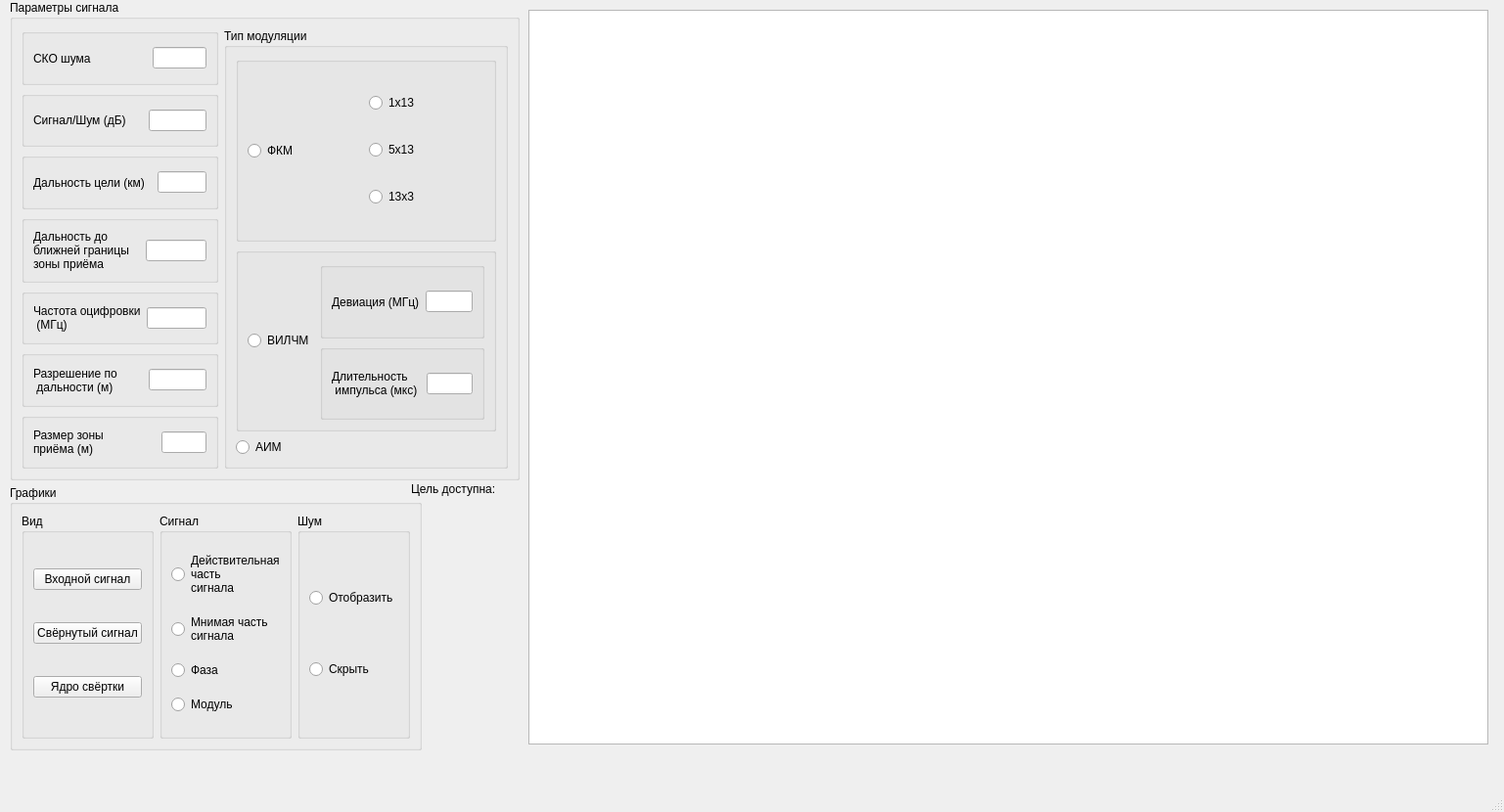
<?xml version="1.0" encoding="UTF-8"?>
<ui version="4.0">
 <class>MainWindow</class>
 <widget class="QMainWindow" name="MainWindow">
  <property name="geometry">
   <rect>
    <x>0</x>
    <y>0</y>
    <width>1537</width>
    <height>830</height>
   </rect>
  </property>
  <property name="windowTitle">
   <string>MainWindow</string>
  </property>
  <widget class="QWidget" name="centralwidget">
   <widget class="QWidget" name="layoutWidget">
    <property name="geometry">
     <rect>
      <x>0</x>
      <y>0</y>
      <width>2</width>
      <height>2</height>
     </rect>
    </property>
    <layout class="QHBoxLayout" name="horizontalLayout_14"/>
   </widget>
   <widget class="QWidget" name="layoutWidget">
    <property name="geometry">
     <rect>
      <x>0</x>
      <y>0</y>
      <width>2</width>
      <height>2</height>
     </rect>
    </property>
    <layout class="QHBoxLayout" name="horizontalLayout_15"/>
   </widget>
   <widget class="QWidget" name="layoutWidget">
    <property name="geometry">
     <rect>
      <x>0</x>
      <y>0</y>
      <width>2</width>
      <height>2</height>
     </rect>
    </property>
    <layout class="QVBoxLayout" name="verticalLayout_2"/>
   </widget>
   <widget class="QGroupBox" name="groupBox">
    <property name="geometry">
     <rect>
      <x>10</x>
      <y>0</y>
      <width>521</width>
      <height>491</height>
     </rect>
    </property>
    <property name="title">
     <string>Параметры сигнала</string>
    </property>
    <layout class="QHBoxLayout" name="horizontalLayout_5">
     <item>
      <layout class="QVBoxLayout" name="verticalLayout_5">
       <item>
        <widget class="QGroupBox" name="groupBox">
         <property name="title">
          <string/>
         </property>
         <layout class="QHBoxLayout" name="horizontalLayout_19">
          <item>
           <widget class="QLabel" name="label">
            <property name="text">
             <string>СКО шума                 </string>
            </property>
           </widget>
          </item>
          <item>
           <widget class="QLineEdit" name="lineEdit_3"/>
          </item>
         </layout>
        </widget>
       </item>
       <item>
        <widget class="QGroupBox" name="groupBox">
         <layout class="QHBoxLayout" name="horizontalLayout_18">
          <item>
           <widget class="QLabel" name="label_2">
            <property name="text">
             <string>Сигнал/Шум (дБ)     </string>
            </property>
           </widget>
          </item>
          <item>
           <widget class="QLineEdit" name="lineEdit_4"/>
          </item>
         </layout>
        </widget>
       </item>
       <item>
        <widget class="QGroupBox" name="groupBox">
         <layout class="QHBoxLayout" name="horizontalLayout_17">
          <item>
           <widget class="QLabel" name="label_5">
            <property name="text">
             <string>Дальность цели (км)  </string>
            </property>
           </widget>
          </item>
          <item>
           <widget class="QLineEdit" name="lineEdit_17"/>
          </item>
         </layout>
        </widget>
       </item>
       <item>
        <widget class="QGroupBox" name="groupBox">
         <layout class="QHBoxLayout" name="horizontalLayout_13">
          <item>
           <widget class="QLabel" name="label_6">
            <property name="text">
             <string>Дальность до
ближней границы
зоны приёма           </string>
            </property>
           </widget>
          </item>
          <item>
           <widget class="QLineEdit" name="lineEdit_6"/>
          </item>
         </layout>
        </widget>
       </item>
       <item>
        <widget class="QGroupBox" name="groupBox">
         <layout class="QHBoxLayout" name="horizontalLayout_10">
          <item>
           <widget class="QLabel" name="label_4">
            <property name="text">
             <string>Частота оцифровки
 (МГц)</string>
            </property>
           </widget>
          </item>
          <item>
           <widget class="QLineEdit" name="lineEdit_16"/>
          </item>
         </layout>
        </widget>
       </item>
       <item>
        <widget class="QGroupBox" name="groupBox">
         <layout class="QHBoxLayout" name="horizontalLayout_11">
          <item>
           <widget class="QLabel" name="label_3">
            <property name="text">
             <string>Разрешение по
 дальности (м)         </string>
            </property>
           </widget>
          </item>
          <item>
           <widget class="QLineEdit" name="lineEdit_2"/>
          </item>
         </layout>
        </widget>
       </item>
       <item>
        <widget class="QGroupBox" name="groupBox">
         <layout class="QHBoxLayout" name="horizontalLayout_12">
          <item>
           <widget class="QLabel" name="label_7">
            <property name="text">
             <string>Размер зоны
приёма (м)                   </string>
            </property>
           </widget>
          </item>
          <item>
           <widget class="QLineEdit" name="lineEdit_7"/>
          </item>
         </layout>
        </widget>
       </item>
      </layout>
     </item>
     <item>
      <widget class="QGroupBox" name="groupBox">
       <property name="title">
        <string>Тип модуляции</string>
       </property>
       <layout class="QHBoxLayout" name="horizontalLayout_8">
        <item>
         <layout class="QVBoxLayout" name="verticalLayout_7">
          <item>
           <widget class="QGroupBox" name="groupBox">
            <layout class="QHBoxLayout" name="horizontalLayout_7">
             <item>
              <widget class="QRadioButton" name="radioButton_2">
               <property name="text">
                <string>ФКМ</string>
               </property>
               <attribute name="buttonGroup">
                <string notr="true">buttonGroup</string>
               </attribute>
              </widget>
             </item>
             <item>
              <layout class="QVBoxLayout" name="verticalLayout_6">
               <item>
                <widget class="QRadioButton" name="radioButton_5">
                 <property name="text">
                  <string>1x13</string>
                 </property>
                </widget>
               </item>
               <item>
                <widget class="QRadioButton" name="radioButton_4">
                 <property name="text">
                  <string>5x13</string>
                 </property>
                </widget>
               </item>
               <item>
                <widget class="QRadioButton" name="radioButton_6">
                 <property name="text">
                  <string>13x3</string>
                 </property>
                </widget>
               </item>
              </layout>
             </item>
            </layout>
           </widget>
          </item>
          <item>
           <widget class="QGroupBox" name="groupBox">
            <layout class="QHBoxLayout" name="horizontalLayout_4">
             <item>
              <widget class="QRadioButton" name="radioButton_3">
               <property name="text">
                <string>ВИЛЧМ</string>
               </property>
               <attribute name="buttonGroup">
                <string notr="true">buttonGroup</string>
               </attribute>
              </widget>
             </item>
             <item>
              <layout class="QVBoxLayout" name="verticalLayout">
               <item>
                <widget class="QGroupBox" name="groupBox">
                 <layout class="QHBoxLayout" name="horizontalLayout_2">
                  <item>
                   <widget class="QLabel" name="label_19">
                    <property name="text">
                     <string>Девиация (МГц)</string>
                    </property>
                   </widget>
                  </item>
                  <item>
                   <widget class="QLineEdit" name="lineEdit"/>
                  </item>
                 </layout>
                </widget>
               </item>
               <item>
                <widget class="QGroupBox" name="groupBox">
                 <layout class="QHBoxLayout" name="horizontalLayout">
                  <item>
                   <widget class="QLabel" name="label_20">
                    <property name="text">
                     <string>Длительность
 импульса (мкс) </string>
                    </property>
                   </widget>
                  </item>
                  <item>
                   <widget class="QLineEdit" name="lineEdit_5"/>
                  </item>
                 </layout>
                </widget>
               </item>
              </layout>
             </item>
            </layout>
           </widget>
          </item>
          <item>
           <widget class="QRadioButton" name="radioButton">
            <property name="text">
             <string>АИМ</string>
            </property>
            <attribute name="buttonGroup">
             <string notr="true">buttonGroup</string>
            </attribute>
           </widget>
          </item>
         </layout>
        </item>
       </layout>
      </widget>
     </item>
    </layout>
   </widget>
   <widget class="QGroupBox" name="groupBox">
    <property name="geometry">
     <rect>
      <x>10</x>
      <y>496</y>
      <width>421</width>
      <height>271</height>
     </rect>
    </property>
    <property name="title">
     <string>Графики</string>
    </property>
    <layout class="QHBoxLayout" name="horizontalLayout_16">
     <item>
      <widget class="QGroupBox" name="groupBox">
       <property name="title">
        <string>Вид</string>
       </property>
       <layout class="QVBoxLayout" name="verticalLayout_3">
        <item>
         <widget class="QPushButton" name="pushButton">
          <property name="text">
           <string>Входной сигнал</string>
          </property>
         </widget>
        </item>
        <item>
         <widget class="QPushButton" name="pushButton_2">
          <property name="text">
           <string>Свёрнутый сигнал</string>
          </property>
         </widget>
        </item>
        <item>
         <widget class="QPushButton" name="pushButton_3">
          <property name="text">
           <string>Ядро свёртки</string>
          </property>
         </widget>
        </item>
       </layout>
      </widget>
     </item>
     <item>
      <widget class="QGroupBox" name="groupBox">
       <property name="title">
        <string>Сигнал</string>
       </property>
       <layout class="QVBoxLayout" name="verticalLayout_8">
        <item>
         <widget class="QRadioButton" name="radioButton_7">
          <property name="text">
           <string>Действительная
часть
сигнала</string>
          </property>
         </widget>
        </item>
        <item>
         <widget class="QRadioButton" name="radioButton_8">
          <property name="text">
           <string>Мнимая часть
сигнала</string>
          </property>
         </widget>
        </item>
        <item>
         <widget class="QRadioButton" name="radioButton_10">
          <property name="text">
           <string>Фаза</string>
          </property>
         </widget>
        </item>
        <item>
         <widget class="QRadioButton" name="radioButton_9">
          <property name="text">
           <string>Модуль</string>
          </property>
         </widget>
        </item>
       </layout>
      </widget>
     </item>
     <item>
      <widget class="QGroupBox" name="groupBox">
       <property name="title">
        <string>Шум</string>
       </property>
       <layout class="QVBoxLayout" name="verticalLayout_9">
        <item>
         <widget class="QRadioButton" name="radioButton_11">
          <property name="text">
           <string>Отобразить</string>
          </property>
         </widget>
        </item>
        <item>
         <widget class="QRadioButton" name="radioButton_12">
          <property name="text">
           <string>Скрыть</string>
          </property>
         </widget>
        </item>
       </layout>
      </widget>
     </item>
    </layout>
   </widget>
   <widget class="QWidget" name="layoutWidget">
    <property name="geometry">
     <rect>
      <x>0</x>
      <y>0</y>
      <width>2</width>
      <height>2</height>
     </rect>
    </property>
    <layout class="QHBoxLayout" name="horizontalLayout_3"/>
   </widget>
   <widget class="QWidget" name="layoutWidget">
    <property name="geometry">
     <rect>
      <x>0</x>
      <y>0</y>
      <width>2</width>
      <height>2</height>
     </rect>
    </property>
    <layout class="QVBoxLayout" name="verticalLayout_4"/>
   </widget>
   <widget class="QGraphicsView" name="graphicsView">
    <property name="geometry">
     <rect>
      <x>540</x>
      <y>10</y>
      <width>981</width>
      <height>751</height>
     </rect>
    </property>
   </widget>
   <widget class="QWidget" name="layoutWidget">
    <property name="geometry">
     <rect>
      <x>0</x>
      <y>0</y>
      <width>2</width>
      <height>2</height>
     </rect>
    </property>
    <layout class="QHBoxLayout" name="horizontalLayout_6"/>
   </widget>
   <widget class="QWidget" name="layoutWidget">
    <property name="geometry">
     <rect>
      <x>0</x>
      <y>0</y>
      <width>2</width>
      <height>2</height>
     </rect>
    </property>
    <layout class="QHBoxLayout" name="horizontalLayout_9"/>
   </widget>
   <widget class="QLabel" name="label_9">
    <property name="geometry">
     <rect>
      <x>420</x>
      <y>490</y>
      <width>105</width>
      <height>20</height>
     </rect>
    </property>
    <property name="text">
     <string>Цель доступна:</string>
    </property>
   </widget>
   <widget class="QLabel" name="label_8">
    <property name="geometry">
     <rect>
      <x>430</x>
      <y>515</y>
      <width>101</width>
      <height>81</height>
     </rect>
    </property>
    <property name="text">
     <string/>
    </property>
    <property name="pixmap">
     <pixmap resource="resources.qrc">:/new/images/hed.png</pixmap>
    </property>
    <property name="scaledContents">
     <bool>true</bool>
    </property>
   </widget>
  </widget>
  <widget class="QMenuBar" name="menubar">
   <property name="geometry">
    <rect>
     <x>0</x>
     <y>0</y>
     <width>1537</width>
     <height>25</height>
    </rect>
   </property>
  </widget>
  <widget class="QStatusBar" name="statusbar"/>
 </widget>
 <resources>
  <include location="resources.qrc"/>
 </resources>
 <connections/>
 <buttongroups>
  <buttongroup name="buttonGroup"/>
 </buttongroups>
</ui>
